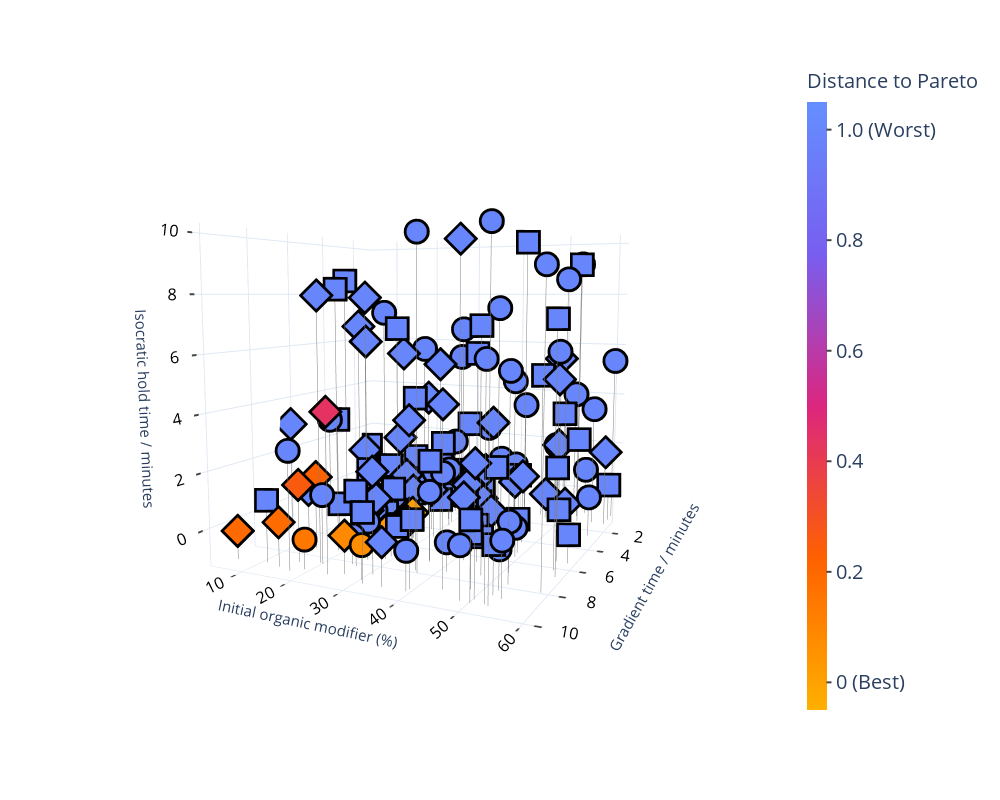

The notebook cell saved with this chart:
### Code cell
#Figure 6. Design space for Optimisations 7, 8 and 9.

#IBM colorscale no greenish
colorscale = ['rgb(100, 143, 255)', 'rgb(120, 94, 240)', 'rgb(220, 38, 127)', 'rgb(254, 97, 0)', 'rgb(255, 176, 0)']
colorscale.reverse()
colorscale = pc.make_colorscale(colorscale)

def rotate_z(x, y, z, theta):
    w = x+1j*y
    return np.real(np.exp(1j*theta)*w), np.imag(np.exp(1j*theta)*w), z

allVars3New = allVars3[:]

allVars3New["Maximisepeaknumber"] = np.rint(np.exp(-allVars3New["Maximisepeaknumber"]))
allVars3New["RsCrit2"] = np.exp(-allVars3New["RsCrit2"])
allVars3New["Minimisemethodtime"] = np.exp(allVars3New["Minimisemethodtime"])

indexGood = allVars3New["Maximisepeaknumber"] == 11
allVarsIndex = allVars3New[indexGood]

#xe, ye, ze = rotate_z(2, 1.5, 0.3, -0.2)
xe = 2.25
ye = 1.07
ze = 0.3
fig = px.scatter_3d(allVars3New, x = "GradTime", y = "InitalOM", z = "IsoHoldTime", color = "Dist2", symbol = "repeatNumb", color_continuous_scale=colorscale, labels={'GradTime':'Gradient time / minutes', 'InitalOM':'Initial organic modifier (%)',
'IsoHoldTime':'Isocratic hold time / minutes', 'WeightRespcmtmdHPLC018':"Responce"})


# Generate a pair of 3D points that corrispond to the line being drawn
xyzList = allVars3New.iloc[:,[0,1,4]]
bottomList = allVars3New.iloc[:,[0,1,4]]
bottomList.loc[:,"IsoHoldTime"] = -1;

x = pd.concat([xyzList.iloc[:,0],bottomList.iloc[:,0]], axis = 1)
y = pd.concat([xyzList.iloc[:,1],bottomList.iloc[:,1]], axis = 1)
z = pd.concat([xyzList.iloc[:,2],bottomList.iloc[:,2]], axis = 1)

x_lines = list()
y_lines = list()
z_lines = list()

#create the coordinate list for the lines
for p in range(0, len(x)):
    x_lines.append(x.iloc[p, 0])
    x_lines.append(x.iloc[p, 1])
    y_lines.append(y.iloc[p, 0])
    y_lines.append(y.iloc[p, 1])
    z_lines.append(z.iloc[p, 0])
    z_lines.append(z.iloc[p, 1])
    x_lines.append(None)
    y_lines.append(None)
    z_lines.append(None)
    
fig.add_trace(go.Scatter3d(
                x=x_lines,
                y=y_lines,
                z=z_lines,
                mode='lines',
                line = dict( color = "grey", width= 1, dash = 'solid')
                ))

#print(allVars2.iloc[:,18])

fig.add_trace(go.Scatter3d(
                x = allVars3New.iloc[0:50,0], 
                y = allVars3New.iloc[0:50,1],
                z = allVars3New.iloc[0:50,4], 
                mode='markers',
                marker_symbol="diamond",
                marker=dict(
                    size=12,
                    color="black",                # set color to an array/list of desired value
                    )
                ))

fig.add_trace(go.Scatter3d(
                x = allVars3New.iloc[50:100,0], 
                y = allVars3New.iloc[50:100,1],
                z = allVars3New.iloc[50:100,4], 
                mode='markers',
                marker_symbol="square",
                marker=dict(
                    size=12,
                    color="black",                # set color to an array/list of desired value
                    )
                ))

fig.add_trace(go.Scatter3d(
                x = allVars3New.iloc[100:150,0], 
                y = allVars3New.iloc[100:150,1],
                z = allVars3New.iloc[100:150,4], 
                mode='markers',
                marker_symbol="circle",
                marker=dict(
                    size=12,
                    color="black",                # set color to an array/list of desired value
                    )
                ))


camera = dict(eye=dict(x=xe, y=ye, z=ze))
fig.update_layout(scene=dict(camera=camera,aspectmode='cube'),showlegend=True)
fig.update_traces(marker_size=8)
fig.update_coloraxes(colorscale=colorscale,
                    cmin = -0.05,
                    cmax = 1.05,
                    colorbar_title_text = "Distance to Pareto\n\n",
                    colorbar_thickness = 20,
                    colorbar_dtick = 0.05,
                    colorbar_ticks = 'outside',
                    colorbar_tickwidth = 2,
                    colorbar_tickmode = 'array',
                    colorbar_tickvals = [0, 0.20, 0.40, 0.60, 0.80, 1.0],
                    colorbar_ticktext = ['0 (Best)', '0.2', '0.4', '0.6', '0.8', '1.0 (Worst)'],
                    colorbar_tickfont_size=20,
                    colorbar_titlefont_size = 20
                    )

fontLayoutX = dict(
                    tickfont=dict(
                    color='black',
                    size=14),ticks='outside',tick0=0, tickwidth=4, title = dict(font = dict(size=15)))

fontLayoutY = dict(
                    tickfont=dict(
                    color='black',
                    size=14),ticks='outside',tick0=0, tickwidth=4, title = dict(font = dict(size=15)))
fontLayoutZ = dict(
                    tickfont=dict(
                    color='black',
                    size=14),ticks='outside',tick0=0, tickwidth=4, title = dict(font = dict(size=15)))


fig.update_layout(
    scene1 = dict(

                        xaxis = fontLayoutX,

                        yaxis = fontLayoutY,

                        zaxis = fontLayoutZ
                     ))

fig.data[0].marker.symbol = 'diamond'
fig.data[0].marker.size = 7
fig.data[1].marker.symbol = 'square'
fig.data[1].marker.size = 7
fig.data[2].marker.symbol = 'circle'
fig.data[2].marker.size = 7

fig.data[4].marker.size = 9
fig.data[5].marker.size = 9
fig.data[6].marker.size = 9


fig.update_layout(template='plotly_white',
autosize=False,
width=1000,
height=800,
showlegend=False
                 )
#Add or remove colorbar
fig.update_coloraxes(showscale=True)
#fig.update_coloraxes(showscale=False)

# fig.data[2].name = "Optimsation 1"
# fig.data[3].name = "Optimsation 2"
# fig.data[4].name = "Optimsation 3"

fig['data'] = (fig['data'][3:] + fig['data'][:3])

fig.show()

import plotly.io as pio
pio.write_image(fig, 'Optimisations789DesignSpaceWithCB.jpg.jpg', scale=4, width=1000, height=800)

### Figure 1 — Plotly figure (JSON) as saved in the notebook; plotly's stock layout.template omitted (floating-point values rounded to 4 significant figures; data arrays with more than 128 entries replaced by an {"elided": "..."} marker saying what was removed)
{"data": [{"line": {"color": "grey", "dash": "solid", "width": 1}, "marker": {"size": 8}, "mode": "lines", "type": "scatter3d", "x": {"elided": "450 float values"}, "y": {"elided": "450 float values"}, "z": {"elided": "450 float values"}}, {"marker": {"color": "black", "size": 9, "symbol": "diamond"}, "mode": "markers", "type": "scatter3d", "x": [9.76, 5.43, 4.1, 6.19, 3.14, 8.18, 1.8, 9.307, 9.594, 7.234, 1.807, 9.807, 3.09, 8.072, 9.489, 2.174, 4.172, 4.93, 9.835, 10, 6.79, 9.85, 6.491, 8.064, 6.44, 7.106, 5.869, 2.142, 1, 6.66, 1, 2.03, 5.175, 4.037, 4.544, 5.524, 5.405, 4.885, 9.115, 5.796, 7.459, 7.856, 3.514, 5.973, 4.992, 1.117, 7.232, 5.145, 9.298, 9.833], "y": [51.89, 37.99, 13.28, 57.94, 8.46, 28.03, 34.4, 18.8, 28.84, 43.53, 21.04, 26.42, 53.91, 17.27, 45.94, 41.74, 39.29, 30.84, 8.469, 37.05, 32.5, 17.09, 27.01, 31.26, 5, 11.65, 21.95, 48.26, 14.95, 31.38, 48.8, 60, 17.43, 41.27, 24.25, 39.86, 34.0, 42.97, 22.28, 26.89, 33.54, 28.66, 21.21, 30.12, 49.28, 49.24, 24.78, 25.63, 33.05, 41.34], "z": [3.13, 9.97, 1.64, 5.22, 6.66, 7.9, 0.64, 1.676, 0.2934, 1.204, 3.571, 4.326, 0, 1.599, 4.748, 0.3684, 0.1917, 0.5629, 0, 0.4429, 0.2718, 0.5218, 0, 0, 3.026, 0.7435, 0.3696, 0, 0, 0.1719, 1.775, 1.887, 6.198, 3.155, 0.9198, 1.109, 5.465, 0, 7.972, 2.709, 0.1907, 1.005, 0.03141, 0.8035, 1.472, 5.397, 0.3094, 5.787, 2.404, 4.266]}, {"marker": {"color": "black", "size": 9, "symbol": "square"}, "mode": "markers", "type": "scatter3d", "x": [2.76, 5.77, 6.49, 9.72, 1.52, 7.98, 4.28, 4.311, 10, 8.923, 6.088, 10, 1.357, 2.033, 1.731, 3.864, 9.31, 3.43, 3.048, 5.647, 7.42, 6.235, 2.056, 5.957, 3.997, 1, 2.143, 3.037, 7.643, 1.489, 1.495, 6.941, 7.899, 8.528, 1.665, 6.375, 1.84, 3.649, 7.072, 7.195, 4.308, 1.415, 4.525, 7.964, 5.379, 5.299, 9.177, 6.617, 3.905, 8.146], "y": [34.79, 42.95, 47.62, 14.1, 53.68, 21.47, 7.35, 48.25, 51.82, 28.55, 27.24, 33.65, 29.54, 20.23, 41.72, 54.07, 53.81, 16.93, 27.97, 27.03, 60, 60, 54.69, 50.46, 38.66, 26.95, 13.3, 21.61, 38.37, 60, 50.75, 58.82, 35.77, 38.35, 33.45, 15.64, 46.75, 7.098, 29.56, 45.81, 30.93, 5, 25.76, 33.14, 39.19, 18.23, 49.8, 26.56, 32.22, 49.0], "z": [5.65, 6.92, 2.13, 1.16, 9.16, 8.18, 2.86, 9.867, 1.511, 1.565, 6.773, 1.297, 2.463, 0.1429, 0.5333, 0, 0.5806, 0.8919, 1.933, 0.4376, 2.573, 0, 2.31, 0.2121, 0, 0.05566, 0.1853, 1.269, 2.448, 0.4323, 3.195, 7.242, 0.4515, 4.707, 0, 0.08795, 4.765, 8.554, 1.151, 0.2875, 0, 1.139, 0.206, 0.1693, 0.6518, 1.205, 0.7725, 0.09108, 1.106, 0.292]}, {"marker": {"color": "black", "size": 9, "symbol": "circle"}, "mode": "markers", "type": "scatter3d", "x": [9.94, 4.54, 2.67, 6.95, 1.45, 8.68, 5.64, 10, 9.152, 9.776, 8.279, 2.18, 3.461, 1.314, 1, 7.741, 8.631, 9.442, 8.952, 2.015, 4.072, 2.124, 9.736, 10, 10, 8.47, 2.287, 5.628, 10, 3.05, 7.643, 6.609, 1.123, 8.327, 1, 7.787, 1, 2.691, 1, 1.377, 1.303, 3.661, 6.337, 2.522, 8.836, 4.316, 1, 1, 1.091, 1], "y": [53.94, 6.45, 29.75, 25.4, 19.07, 39.14, 46.04, 19.86, 22.88, 32.65, 43.26, 25.58, 59.07, 39.99, 60, 38.59, 60, 55.44, 53.92, 57.55, 47.85, 52.11, 21.67, 50.11, 41.26, 54.35, 41.85, 33.34, 54.67, 32.46, 52.6, 37.88, 36.37, 28.7, 26.74, 31.41, 52.97, 51.69, 54.55, 24.81, 8.468, 30.92, 50.86, 31.8, 27.55, 32.84, 48.25, 13.93, 52.38, 33.17], "z": [6.2, 2.88, 1.96, 0.24, 5.64, 9.93, 7.53, 3.003, 1.37, 0.1465, 0, 0.8683, 0.471, 0.8616, 5.364, 1.428, 8.868, 0.7938, 0.3056, 3.551, 3.912, 8.584, 0.01407, 0.7027, 0.2843, 5.709, 4.535, 1.488, 10, 6.622, 0.7185, 1.776, 0.9972, 0.3404, 5.304, 0.1215, 9.202, 5.816, 0.8305, 0, 7.186, 0, 0.03973, 0.08944, 0, 1.245, 1.765, 0.3064, 3.951, 2.27]}, {"hovertemplate": "repeatNumb=1<br>Gradient time / minutes=%{x}<br>Initial organic modifier (%)=%{y}<br>Isocratic hold time / minutes=%{z}<br>Dist2=%{marker.color}<extra></extra>", "legendgroup": "1", "marker": {"color": [1, 1, 1, 1, 1, 1, 1, 0.2553, 0.08556, 1, 1, 0.4371, 1, 0.2219, 1, 1, 1, 1, 0.196, 1, 0.01231, 0.1883, 0.03264, 0.03087, 1, 1, 1, 1, 1, 0.01549, 1, 1, 1, 1, 1, 1, 1, 1, 1, 1, 0.01111, 1, 1, 1, 1, 1, 1, 1, 1, 1], "coloraxis": "coloraxis", "size": 7, "symbol": "diamond"}, "mode": "markers", "name": "1", "scene": "scene", "showlegend": true, "type": "scatter3d", "x": [9.76, 5.43, 4.1, 6.19, 3.14, 8.18, 1.8, 9.307, 9.594, 7.234, 1.807, 9.807, 3.09, 8.072, 9.489, 2.174, 4.172, 4.93, 9.835, 10, 6.79, 9.85, 6.491, 8.064, 6.44, 7.106, 5.869, 2.142, 1, 6.66, 1, 2.03, 5.175, 4.037, 4.544, 5.524, 5.405, 4.885, 9.115, 5.796, 7.459, 7.856, 3.514, 5.973, 4.992, 1.117, 7.232, 5.145, 9.298, 9.833], "y": [51.89, 37.99, 13.28, 57.94, 8.46, 28.03, 34.4, 18.8, 28.84, 43.53, 21.04, 26.42, 53.91, 17.27, 45.94, 41.74, 39.29, 30.84, 8.469, 37.05, 32.5, 17.09, 27.01, 31.26, 5, 11.65, 21.95, 48.26, 14.95, 31.38, 48.8, 60, 17.43, 41.27, 24.25, 39.86, 34.0, 42.97, 22.28, 26.89, 33.54, 28.66, 21.21, 30.12, 49.28, 49.24, 24.78, 25.63, 33.05, 41.34], "z": [3.13, 9.97, 1.64, 5.22, 6.66, 7.9, 0.64, 1.676, 0.2934, 1.204, 3.571, 4.326, 0, 1.599, 4.748, 0.3684, 0.1917, 0.5629, 0, 0.4429, 0.2718, 0.5218, 0, 0, 3.026, 0.7435, 0.3696, 0, 0, 0.1719, 1.775, 1.887, 6.198, 3.155, 0.9198, 1.109, 5.465, 0, 7.972, 2.709, 0.1907, 1.005, 0.03141, 0.8035, 1.472, 5.397, 0.3094, 5.787, 2.404, 4.266]}, {"hovertemplate": "repeatNumb=2<br>Gradient time / minutes=%{x}<br>Initial organic modifier (%)=%{y}<br>Isocratic hold time / minutes=%{z}<br>Dist2=%{marker.color}<extra></extra>", "legendgroup": "2", "marker": {"color": [1, 1, 1, 1, 1, 1, 1, 1, 1, 1, 1, 1, 1, 1, 1, 1, 1, 1, 1, 1, 1, 1, 1, 1, 1, 1, 1, 1, 1, 1, 1, 1, 1, 1, 1, 1, 1, 1, 1, 1, 1, 1, 1, 1, 1, 1, 1, 1, 1, 1], "coloraxis": "coloraxis", "size": 7, "symbol": "square"}, "mode": "markers", "name": "2", "scene": "scene", "showlegend": true, "type": "scatter3d", "x": [2.76, 5.77, 6.49, 9.72, 1.52, 7.98, 4.28, 4.311, 10, 8.923, 6.088, 10, 1.357, 2.033, 1.731, 3.864, 9.31, 3.43, 3.048, 5.647, 7.42, 6.235, 2.056, 5.957, 3.997, 1, 2.143, 3.037, 7.643, 1.489, 1.495, 6.941, 7.899, 8.528, 1.665, 6.375, 1.84, 3.649, 7.072, 7.195, 4.308, 1.415, 4.525, 7.964, 5.379, 5.299, 9.177, 6.617, 3.905, 8.146], "y": [34.79, 42.95, 47.62, 14.1, 53.68, 21.47, 7.35, 48.25, 51.82, 28.55, 27.24, 33.65, 29.54, 20.23, 41.72, 54.07, 53.81, 16.93, 27.97, 27.03, 60, 60, 54.69, 50.46, 38.66, 26.95, 13.3, 21.61, 38.37, 60, 50.75, 58.82, 35.77, 38.35, 33.45, 15.64, 46.75, 7.098, 29.56, 45.81, 30.93, 5, 25.76, 33.14, 39.19, 18.23, 49.8, 26.56, 32.22, 49.0], "z": [5.65, 6.92, 2.13, 1.16, 9.16, 8.18, 2.86, 9.867, 1.511, 1.565, 6.773, 1.297, 2.463, 0.1429, 0.5333, 0, 0.5806, 0.8919, 1.933, 0.4376, 2.573, 0, 2.31, 0.2121, 0, 0.05566, 0.1853, 1.269, 2.448, 0.4323, 3.195, 7.242, 0.4515, 4.707, 0, 0.08795, 4.765, 8.554, 1.151, 0.2875, 0, 1.139, 0.206, 0.1693, 0.6518, 1.205, 0.7725, 0.09108, 1.106, 0.292]}, {"hovertemplate": "repeatNumb=3<br>Gradient time / minutes=%{x}<br>Initial organic modifier (%)=%{y}<br>Isocratic hold time / minutes=%{z}<br>Dist2=%{marker.color}<extra></extra>", "legendgroup": "3", "marker": {"color": [1, 1, 1, 1, 1, 1, 1, 1, 1, 0.06926, 1, 1, 1, 1, 1, 1, 1, 1, 1, 1, 1, 1, 0.1438, 1, 1, 1, 1, 1, 1, 1, 1, 1, 1, 1, 1, 1, 1, 1, 1, 1, 1, 1, 1, 1, 1, 1, 1, 1, 1, 1], "coloraxis": "coloraxis", "size": 7, "symbol": "circle"}, "mode": "markers", "name": "3", "scene": "scene", "showlegend": true, "type": "scatter3d", "x": [9.94, 4.54, 2.67, 6.95, 1.45, 8.68, 5.64, 10, 9.152, 9.776, 8.279, 2.18, 3.461, 1.314, 1, 7.741, 8.631, 9.442, 8.952, 2.015, 4.072, 2.124, 9.736, 10, 10, 8.47, 2.287, 5.628, 10, 3.05, 7.643, 6.609, 1.123, 8.327, 1, 7.787, 1, 2.691, 1, 1.377, 1.303, 3.661, 6.337, 2.522, 8.836, 4.316, 1, 1, 1.091, 1], "y": [53.94, 6.45, 29.75, 25.4, 19.07, 39.14, 46.04, 19.86, 22.88, 32.65, 43.26, 25.58, 59.07, 39.99, 60, 38.59, 60, 55.44, 53.92, 57.55, 47.85, 52.11, 21.67, 50.11, 41.26, 54.35, 41.85, 33.34, 54.67, 32.46, 52.6, 37.88, 36.37, 28.7, 26.74, 31.41, 52.97, 51.69, 54.55, 24.81, 8.468, 30.92, 50.86, 31.8, 27.55, 32.84, 48.25, 13.93, 52.38, 33.17], "z": [6.2, 2.88, 1.96, 0.24, 5.64, 9.93, 7.53, 3.003, 1.37, 0.1465, 0, 0.8683, 0.471, 0.8616, 5.364, 1.428, 8.868, 0.7938, 0.3056, 3.551, 3.912, 8.584, 0.01407, 0.7027, 0.2843, 5.709, 4.535, 1.488, 10, 6.622, 0.7185, 1.776, 0.9972, 0.3404, 5.304, 0.1215, 9.202, 5.816, 0.8305, 0, 7.186, 0, 0.03973, 0.08944, 0, 1.245, 1.765, 0.3064, 3.951, 2.27]}], "layout": {"autosize": false, "coloraxis": {"cmax": 1.05, "cmin": -0.05, "colorbar": {"dtick": 0.05, "thickness": 20, "tickfont": {"size": 20}, "tickmode": "array", "ticks": "outside", "ticktext": ["0 (Best)", "0.2", "0.4", "0.6", "0.8", "1.0 (Worst)"], "tickvals": [0, 0.2, 0.4, 0.6, 0.8, 1], "tickwidth": 2, "title": {"font": {"size": 20}, "text": "Distance to Pareto\n\n"}}, "colorscale": [[0, "rgb(255, 176, 0)"], [0.25, "rgb(254, 97, 0)"], [0.5, "rgb(220, 38, 127)"], [0.75, "rgb(120, 94, 240)"], [1, "rgb(100, 143, 255)"]], "showscale": true}, "height": 800, "legend": {"title": {"text": "repeatNumb"}, "tracegroupgap": 0}, "margin": {"t": 60}, "scene": {"aspectmode": "cube", "camera": {"eye": {"x": 2.25, "y": 1.07, "z": 0.3}}, "domain": {"x": [0, 1], "y": [0, 1]}, "xaxis": {"tick0": 0, "tickfont": {"color": "black", "size": 14}, "ticks": "outside", "tickwidth": 4, "title": {"font": {"size": 15}, "text": "Gradient time / minutes"}}, "yaxis": {"tick0": 0, "tickfont": {"color": "black", "size": 14}, "ticks": "outside", "tickwidth": 4, "title": {"font": {"size": 15}, "text": "Initial organic modifier (%)"}}, "zaxis": {"tick0": 0, "tickfont": {"color": "black", "size": 14}, "ticks": "outside", "tickwidth": 4, "title": {"font": {"size": 15}, "text": "Isocratic hold time / minutes"}}}, "showlegend": false, "width": 1000}}
